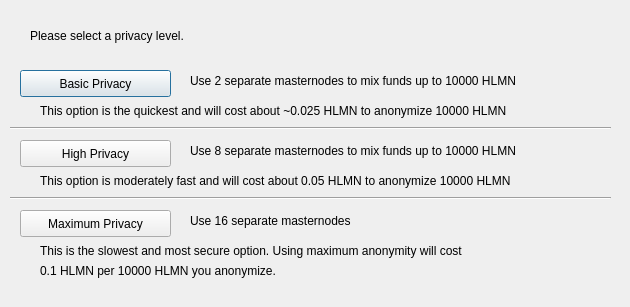
<?xml version="1.0" encoding="UTF-8"?>
<ui version="4.0">
 <class>DarksendConfig</class>
 <widget class="QDialog" name="DarksendConfig">
  <property name="geometry">
   <rect>
    <x>0</x>
    <y>0</y>
    <width>630</width>
    <height>307</height>
   </rect>
  </property>
  <property name="windowTitle">
   <string>Configure Darksend</string>
  </property>
  <widget class="QPushButton" name="buttonBasic">
   <property name="geometry">
    <rect>
     <x>20</x>
     <y>70</y>
     <width>151</width>
     <height>27</height>
    </rect>
   </property>
   <property name="text">
    <string>Basic Privacy</string>
   </property>
  </widget>
  <widget class="QPushButton" name="buttonHigh">
   <property name="geometry">
    <rect>
     <x>20</x>
     <y>140</y>
     <width>151</width>
     <height>27</height>
    </rect>
   </property>
   <property name="text">
    <string>High Privacy</string>
   </property>
  </widget>
  <widget class="QPushButton" name="buttonMax">
   <property name="geometry">
    <rect>
     <x>20</x>
     <y>210</y>
     <width>151</width>
     <height>27</height>
    </rect>
   </property>
   <property name="text">
    <string>Maximum Privacy</string>
   </property>
  </widget>
  <widget class="QLabel" name="label">
   <property name="geometry">
    <rect>
     <x>30</x>
     <y>20</y>
     <width>571</width>
     <height>31</height>
    </rect>
   </property>
   <property name="text">
    <string>Please select a privacy level.</string>
   </property>
  </widget>
  <widget class="QLabel" name="label_2">
   <property name="geometry">
    <rect>
     <x>190</x>
     <y>70</y>
     <width>421</width>
     <height>21</height>
    </rect>
   </property>
   <property name="text">
    <string>Use 2 separate masternodes to mix funds up to 10000 HLMN</string>
   </property>
  </widget>
  <widget class="QLabel" name="label_3">
   <property name="geometry">
    <rect>
     <x>190</x>
     <y>140</y>
     <width>411</width>
     <height>21</height>
    </rect>
   </property>
   <property name="text">
    <string>Use 8 separate masternodes to mix funds up to 10000 HLMN</string>
   </property>
  </widget>
  <widget class="QLabel" name="label_4">
   <property name="geometry">
    <rect>
     <x>190</x>
     <y>210</y>
     <width>421</width>
     <height>21</height>
    </rect>
   </property>
   <property name="text">
    <string>Use 16 separate masternodes</string>
   </property>
  </widget>
  <widget class="QLabel" name="label_6">
   <property name="geometry">
    <rect>
     <x>40</x>
     <y>100</y>
     <width>561</width>
     <height>21</height>
    </rect>
   </property>
   <property name="text">
    <string>This option is the quickest and will cost about ~0.025 HLMN to anonymize 10000 HLMN</string>
   </property>
  </widget>
  <widget class="QLabel" name="label_7">
   <property name="geometry">
    <rect>
     <x>40</x>
     <y>170</y>
     <width>561</width>
     <height>21</height>
    </rect>
   </property>
   <property name="text">
    <string>This option is moderately fast and will cost about 0.05 HLMN to anonymize 10000 HLMN</string>
   </property>
  </widget>
  <widget class="QLabel" name="label_8">
   <property name="geometry">
    <rect>
     <x>40</x>
     <y>240</y>
     <width>561</width>
     <height>21</height>
    </rect>
   </property>
   <property name="text">
    <string>This is the slowest and most secure option. Using maximum anonymity will cost</string>
   </property>
  </widget>
  <widget class="QLabel" name="label_9">
   <property name="geometry">
    <rect>
     <x>40</x>
     <y>260</y>
     <width>561</width>
     <height>21</height>
    </rect>
   </property>
   <property name="text">
    <string>0.1 HLMN per 10000 HLMN you anonymize.</string>
   </property>
  </widget>
  <widget class="Line" name="line">
   <property name="geometry">
    <rect>
     <x>10</x>
     <y>120</y>
     <width>601</width>
     <height>16</height>
    </rect>
   </property>
   <property name="orientation">
    <enum>Qt::Horizontal</enum>
   </property>
  </widget>
  <widget class="Line" name="line_2">
   <property name="geometry">
    <rect>
     <x>10</x>
     <y>190</y>
     <width>601</width>
     <height>16</height>
    </rect>
   </property>
   <property name="orientation">
    <enum>Qt::Horizontal</enum>
   </property>
  </widget>
 </widget>
 <resources/>
 <connections/>
</ui>
